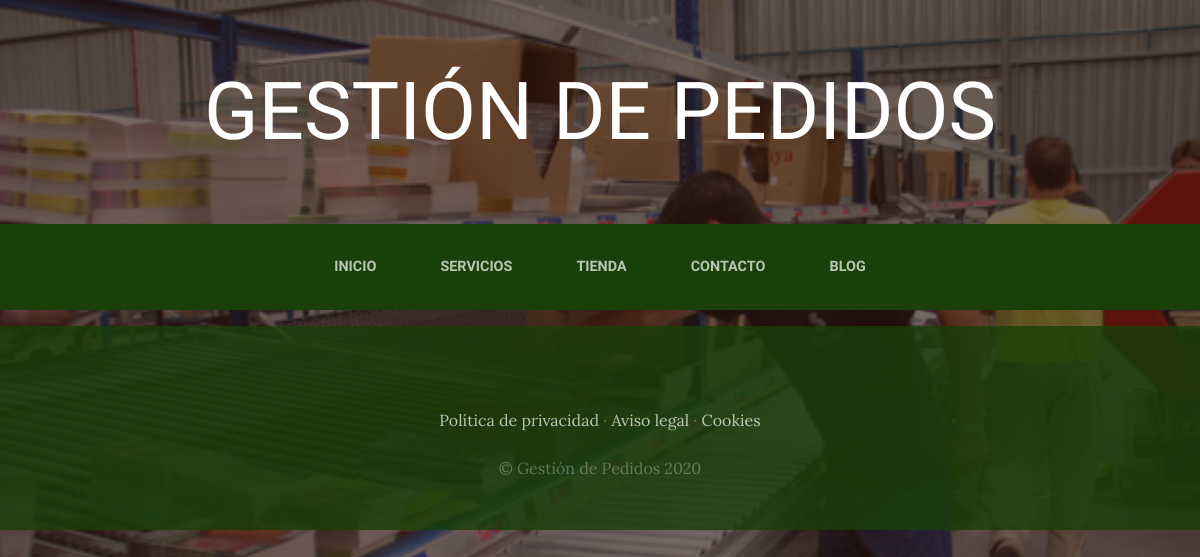
/blog/, run on an earlier commit of the app's database.
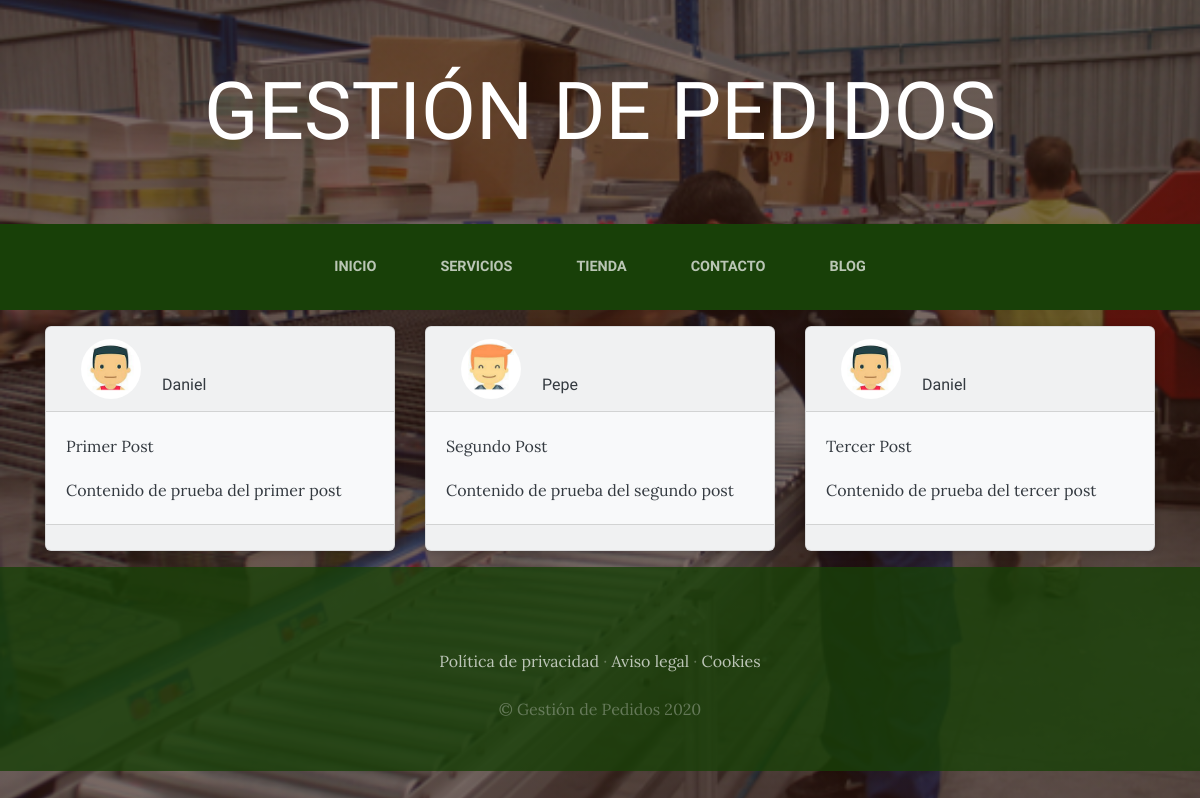
And on a later commit of the database.
### BlogApp/models.py (models this page shows, shortened)
class Post(models.Model):
    titulo = models.CharField(max_length=50)
    contenido = models.CharField(max_length=100)
    imagen = models.ImageField(upload_to="blog", null=True, blank=True)
    autor = models.ForeignKey(User, on_delete=models.CASCADE)
    categoria = models.ManyToManyField(Categoria)
    created = models.DateTimeField(auto_now_add=True)
    updated = models.DateTimeField(auto_now_add=True)
    class Meta:
        verbose_name = 'post'
        verbose_name_plural = 'posts'

### BlogApp/views.py (the view)
# urls.py: path('', views.blog, name = 'Blog'),
def blog(request):
    posts = Post.objects.all()
    return render(request, "blog/blog.html", {'posts': posts})

### BlogApp/templates/blog/blog.html (shortened to what this page needs)
{% extends "TiendaVirtualApp/base.html" %}
{% load static %}
{% block content %}
<div class="container mt-3">
    <div class="row">
        {% for post in posts %}
        <div class="col-lg-4 col-md-6 col-sm-12">
            <div class="card text-dark bg-light mb-3">
                <div class="card-header">
                    <div class="container">
                        <div class="row d-flex align-items-end">
                            <div class="col-3">
                                <img src="{{post.imagen.url}}" class="rounded-circle" alt="...">
                            </div>
                            <div class="col-9">
                                <h6 class="m-1">{{post.autor}}</h6>
                            </div>
                        </div>
                    </div>
                </div>
                <div class="card-body">
                    <p class="card-text">{{post.titulo}}</p>
                    <p class="card-text">{{post.contenido}}</p>
                </div>
                <div class="card-footer text-center">
                    <div class="row">
                        <div class="col-4">
                        </div>
                        <div class="col-8">
                        </div>
                    </div>
                </div>
            </div>
        </div>
        {% endfor %}
    </div>
</div>
{% endblock %}

### TiendaVirtualApp/templates/TiendaVirtualApp/base.html (shortened to what this page needs)
<html>
<head>
    {% load static %}
    <link href="{% static 'TiendaVirtualApp/vendor/bootstrap/css/bootstrap.min.css' %}" rel="stylesheet">
    <link href="{% static 'TiendaVirtualApp/css/gestion.css' %}" rel="stylesheet">
</head>
<body>
    <h1 class="site-heading text-center text-white d-none d-lg-block">
        <span class="site-heading-lower">Gestión de Pedidos</span>
    </h1>
    <nav class="navbar navbar-expand-lg navbar-dark py-lg-4" id="mainNav">
        <div class="container">
            <div class="collapse navbar-collapse" id="navbarResponsive">
                <ul class="navbar-nav mx-auto">
                    <li class="nav-item {% if request.path == '/' %} active {% endif %} px-lg-4">
                        <a class="nav-link text-uppercase text-expanded" href="{% url 'Home' %}">Inicio</a>
                    </li>
                    <li class="nav-item {% if request.path == '/servicios' %} active {% endif %} px-lg-4">
                        <a class="nav-link text-uppercase text-expanded" href="{% url 'Servicios' %}">Servicios</a>
                    </li>
                    <li class="nav-item {% if request.path == '/tienda' %} active {% endif %} px-lg-4">
                        <a class="nav-link text-uppercase text-expanded" href="{% url 'Tienda' %}">Tienda</a>
                    </li>
                    <li class="nav-item {% if request.path == '/contacto' %} active {% endif %} px-lg-4">
                        <a class="nav-link text-uppercase text-expanded" href="{% url 'Contacto' %}">Contacto</a>
                    </li>
                    <li class="nav-item {% if request.path == '/blog' %} active {% endif %} px-lg-4">
                        <a class="nav-link text-uppercase text-expanded" href="{% url 'Blog' %}">Blog</a>
                    </li>
                </ul>
            </div>
        </div>
    </nav>
    {% block content %}
    {% endblock %}
    <footer class="footer text-faded text-center py-5">
        <div class="container">
            <p class="m-0 mbt">
                <a href="sample.html" class="link">Política de privacidad</a> ·
                <a href="sample.html" class="link">Aviso legal</a> ·
                <a href="sample.html" class="link">Cookies</a>
            </p>
            <p class="m-0 mbt1">&copy; Gestión de Pedidos 2020</p>
        </div>
    </footer>
</body>
</html>

### TiendaVirtualApp/static/TiendaVirtualApp/css/gestion.css (style rules this page uses)
body { font-family: 'Lora'; background: linear-gradient(rgba(47, 23, 15, 0.65), rgba(47, 23, 15, 0.65)), url("../img/bg_main.jpg"); background-attachment: fixed; background-position: center; background-size: cover; }
h1, h2, h3, h4, h5, h6 { font-family: 'Raleway'; }
p { line-height: 1.75; }
.text-faded { color: rgba(255, 255, 255, 0.3); }
.site-heading { margin-top: 5rem; margin-bottom: 5rem; text-transform: uppercase; line-height: 1; font-family: 'Raleway'; }
.site-heading .site-heading-lower { font-size: 5rem; font-weight: 100; line-height: 4rem; }
#mainNav { background-color: rgba(24, 64, 8); font-family: 'Raleway'; }
#mainNav .navbar-nav .nav-item .nav-link { color: rgba(255, 255, 255, 0.7); font-weight: 800; }
@media (min-width: 992px) { #mainNav .navbar-nav .nav-item .nav-link { font-size: 0.9rem; } }
.footer { background-color: rgba(24, 64, 8, 0.8); }
.mbt { padding-top: 2rem; }
.mbt1 { padding-top: 1.25rem; }
a.link { color: rgba(255, 255, 255, 0.7); }

### BlogApp/templates/blog/blog.html (style rules this page uses)
.card { width: 100%; border-radius: 6px; overflow: hidden; background: #fff; box-shadow: 0px 1px 10px rgba(0, 0, 0, 0.2); transition: all 400ms ease-out; cursor: default; }
img { width: 60px; height: 60px; }

What changed in the data, as far as the page shows it:
added Post: imagen (picture), autor "Daniel", titulo "Primer Post", contenido "Contenido de prueba del primer post"
added Post: imagen (picture), autor "Pepe", titulo "Segundo Post", contenido "Contenido de prueba del segundo post"
added Post: imagen (picture), autor "Daniel", titulo "Tercer Post", contenido "Contenido de prueba del tercer post"
